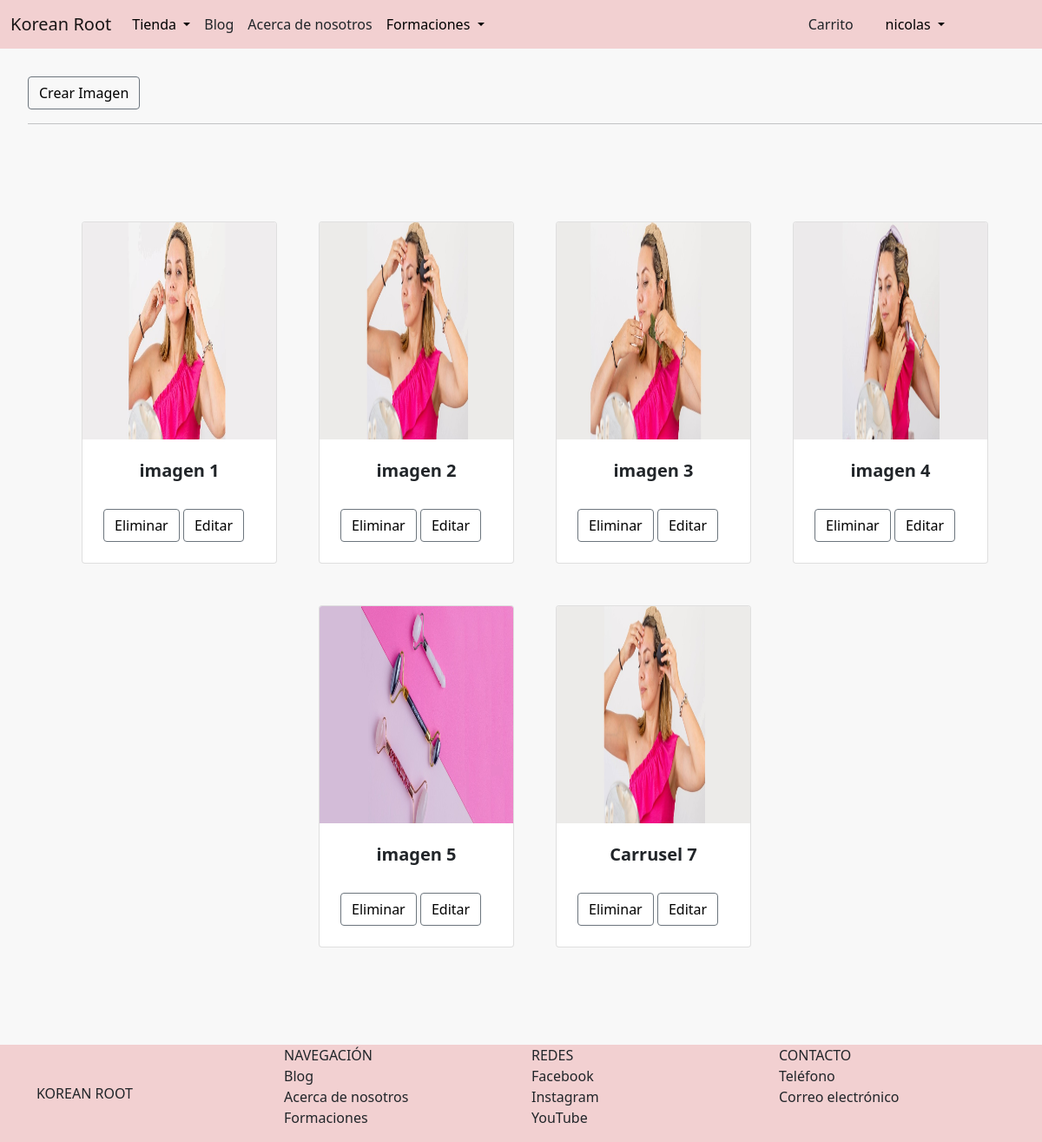
Before: /blog/imagenesCarrusel/ (signed in) with the older database file.
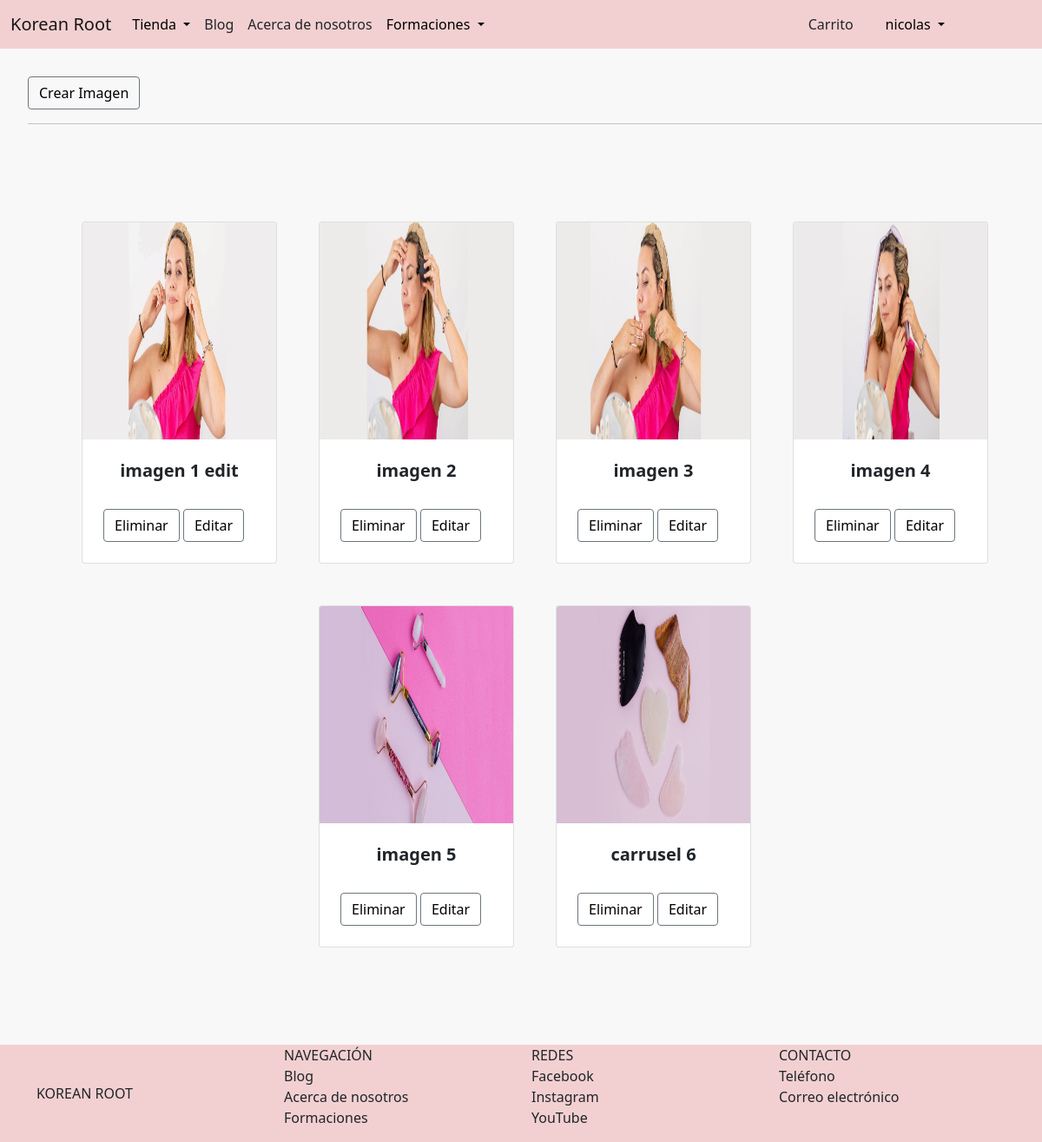
After: the same page with the newer database file.
### AppBlog/models.py (models this page shows, shortened)
class ImagenCarrusel(models.Model):
    titulo = models.CharField(max_length=70)
    texto = models.CharField(max_length=200)
    imagen = models.ImageField(upload_to='carrusel', default=None)

### AppBlog/views.py (the view)
# urls.py: path('imagenesCarrusel/', imagenesCarrusel, name='imagenes_carrusel'),
@staff_member_required
def imagenesCarrusel(request):
    imagenes = ImagenCarrusel.objects.all()
    if imagenes.count() > 0:
        return render(request, 'AppBlog/imagenes_carrusel.html', {'imagenes': imagenes})
    else:
        messages.error(request, 'No hay imagenes en el carrusel')
        return render(request, 'AppBlog/imagenes_carrusel.html', {'imagenes': imagenes})

### AppBlog/templates/AppBlog/imagenes_carrusel.html
{% extends 'AppTienda/padre.html' %}
{% load static %}
{% block contenidoQueCambia %}
    <ul>
        {% if user.is_staff %}
            <button class="btn btn-outline-secondary" style="margin-top: 2rem">
                <a
                href="{% url 'blog:crear_carrusel' %}"
                style="text-decoration: none; color: black;">
                Crear Imagen
                </a>
            </button>
            <hr>
        {% endif %}
        {% if user.is_staff %}
                <section class="py-5">
                    <div class="container px-4 px-lg-5 mt-5">
                        <div class="row gx-4 gx-lg-5 row-cols-2 row-cols-md-3 row-cols-xl-4 justify-content-center">
                            {% for imagen in imagenes %}
                                <div class="col mb-5">
                                    <div class="card h-100">
                                        <img class="card-img-top" src="{{imagen.imagen.url}}" alt="..." height="250" />
                                        <div class="card-body p-4">
                                            <div class="text-center">
                                                <h5 class="fw-bolder">{{imagen.titulo}}</h5>
                                            </div>
                                        </div>
                                        <div class="card-footer p-4 pt-0 border-top-0 bg-transparent" style="align-items: center;">
                                            <button class="btn btn-outline-secondary">
                                                <a
                                                href="{% url 'blog:eliminar_carrusel' id=imagen.id %}"
                                                style="text-decoration: none; color: black;">
                                                Eliminar
                                                </a>
                                            </button>
                                            <button class="btn btn-outline-secondary">
                                                <a
                                                href="{% url 'blog:editar_carrusel' id=imagen.id %}"
                                                style="text-decoration: none; color: black;">
                                                Editar
                                                </a>
                                            </button>
                                        </div>
                                    </div>
                                </div>
                            {% endfor %}
                        </div>
                    </div>
                </section>
        {% endif %}
    </ul>
{% endblock %}

Changed rows visible on the page:
removed ImagenCarrusel: imagen (picture), titulo "Carrusel 7"
changed ImagenCarrusel: titulo "imagen 1" → "imagen 1 edit"
added ImagenCarrusel: imagen (picture), titulo "carrusel 6"
